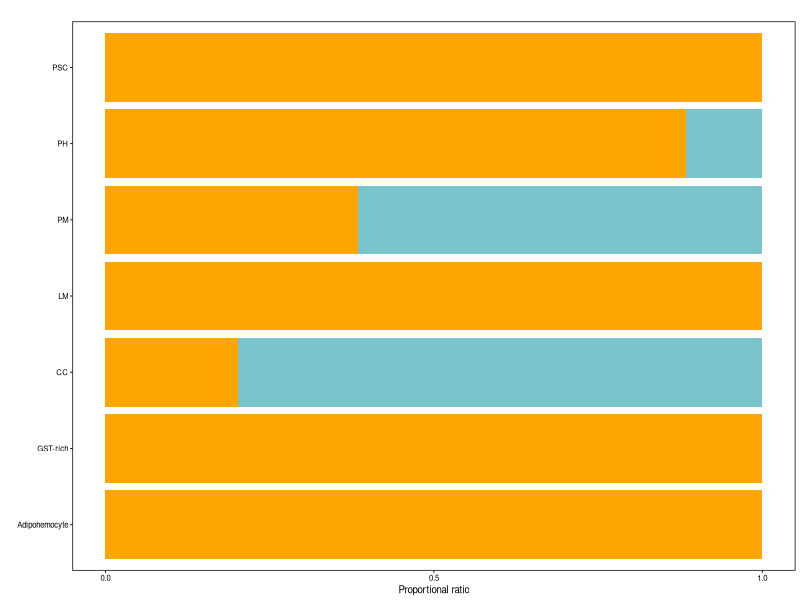

Generate this figure with R:
library(ggplot2)
library(reshape2)

countdf <- read.delim('cell_proportional_ratio.txt', sep = '\t', check.names = F)
colnames(countdf) <- c('celltype', 'L', 'C')
countdf.m <- melt(countdf)
colnames(countdf.m) <- c('celltype', 'Origin', 'Proportion')
countdf.m$celltype <- factor(countdf.m$celltype, levels = rev(c("PSC", "PH", "PM", "LM", "CC", "GST-rich", "Adipohemocyte")))
countdf.m$Origin <- factor(countdf.m$Origin, levels = c('C', 'L'))

ggplot(countdf.m, aes(celltype, Proportion, fill = Origin)) +
  geom_bar(stat = 'identity', position = 'fill') +
  scale_fill_manual(values = c('#7ac5cd', '#ffa500')) +
  scale_y_continuous(breaks = seq(0, 10, 5)/10) +
  coord_flip() + 
  labs(title = '', x = '', y = 'Proportional ratio') + 
  theme_bw(base_size = 7) +
  theme(axis.text = element_text(colour = 'black'),
        axis.ticks = element_line(colour = 'black'),
        panel.grid = element_blank(),
        legend.position = 'None')
#ggsave('cell_proportional_ratio.pdf', units = 'cm', width = 3.5, height = 3)

